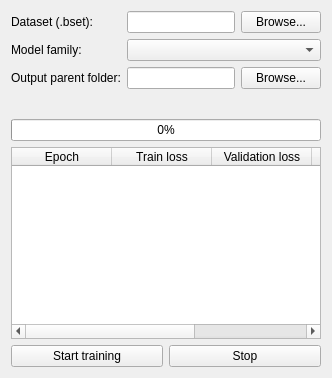
<?xml version="1.0" encoding="UTF-8"?>
<ui version="4.0">
 <class>TrainingPageForm</class>
 <widget class="QWidget" name="TrainingPageForm">
  <property name="windowTitle"><string>Training</string></property>
  <layout class="QVBoxLayout" name="rootLayout">
   <item>
    <layout class="QFormLayout" name="settingsForm">
     <item row="0" column="0"><widget class="QLabel" name="datasetLabel"><property name="text"><string>Dataset (.bset):</string></property></widget></item>
     <item row="0" column="1"><layout class="QHBoxLayout" name="datasetLayout"><item><widget class="QLineEdit" name="datasetPath"><property name="readOnly"><bool>true</bool></property></widget></item><item><widget class="QPushButton" name="datasetBrowse"><property name="text"><string>Browse...</string></property></widget></item></layout></item>
     <item row="1" column="0"><widget class="QLabel" name="familyLabel"><property name="text"><string>Model family:</string></property></widget></item>
     <item row="1" column="1"><widget class="QComboBox" name="familyCombo"/></item>
     <item row="2" column="0"><widget class="QLabel" name="outputLabel"><property name="text"><string>Output parent folder:</string></property></widget></item>
     <item row="2" column="1"><layout class="QHBoxLayout" name="outputLayout"><item><widget class="QLineEdit" name="outputPath"/></item><item><widget class="QPushButton" name="outputBrowse"><property name="text"><string>Browse...</string></property></widget></item></layout></item>
    </layout>
   </item>
   <item><widget class="QWidget" name="hyperparameters"><layout class="QFormLayout" name="hyperparameterForm"/></widget></item>
   <item><widget class="QProgressBar" name="progress"><property name="value"><number>0</number></property></widget></item>
   <item><widget class="QTableWidget" name="metrics"><property name="columnCount"><number>5</number></property><property name="rowCount"><number>0</number></property><column><property name="text"><string>Epoch</string></property></column><column><property name="text"><string>Train loss</string></property></column><column><property name="text"><string>Validation loss</string></property></column><column><property name="text"><string>Metric</string></property></column><column><property name="text"><string>Progress</string></property></column></widget></item>
   <item><layout class="QHBoxLayout" name="buttonsLayout"><item><widget class="QPushButton" name="startButton"><property name="text"><string>Start training</string></property></widget></item><item><widget class="QPushButton" name="stopButton"><property name="text"><string>Stop</string></property></widget></item></layout></item>
  </layout>
 </widget>
 <resources/>
 <connections/>
</ui>
